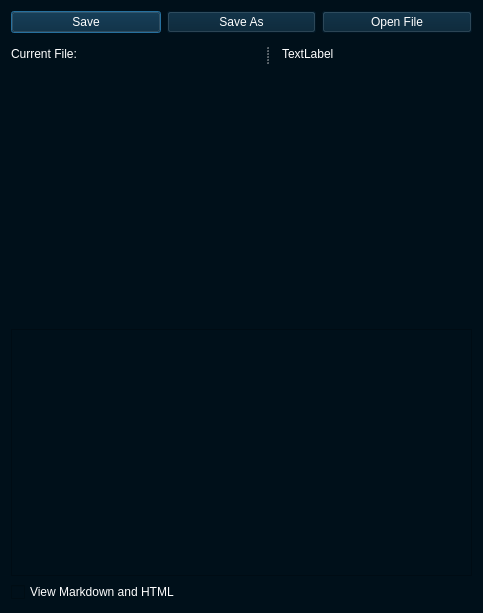
<?xml version="1.0" encoding="UTF-8"?>
<ui version="4.0">
 <class>Dialog</class>
 <widget class="QDialog" name="Dialog">
  <property name="geometry">
   <rect>
    <x>0</x>
    <y>0</y>
    <width>483</width>
    <height>613</height>
   </rect>
  </property>
  <property name="palette">
   <palette>
    <active>
     <colorrole role="WindowText">
      <brush brushstyle="SolidPattern">
       <color alpha="255">
        <red>255</red>
        <green>255</green>
        <blue>255</blue>
       </color>
      </brush>
     </colorrole>
     <colorrole role="Button">
      <brush brushstyle="SolidPattern">
       <color alpha="255">
        <red>0</red>
        <green>26</green>
        <blue>42</blue>
       </color>
      </brush>
     </colorrole>
     <colorrole role="Light">
      <brush brushstyle="SolidPattern">
       <color alpha="255">
        <red>0</red>
        <green>16</green>
        <blue>26</blue>
       </color>
      </brush>
     </colorrole>
     <colorrole role="Midlight">
      <brush brushstyle="SolidPattern">
       <color alpha="255">
        <red>227</red>
        <green>227</green>
        <blue>227</blue>
       </color>
      </brush>
     </colorrole>
     <colorrole role="Text">
      <brush brushstyle="SolidPattern">
       <color alpha="255">
        <red>255</red>
        <green>255</green>
        <blue>255</blue>
       </color>
      </brush>
     </colorrole>
     <colorrole role="BrightText">
      <brush brushstyle="SolidPattern">
       <color alpha="255">
        <red>0</red>
        <green>16</green>
        <blue>26</blue>
       </color>
      </brush>
     </colorrole>
     <colorrole role="ButtonText">
      <brush brushstyle="SolidPattern">
       <color alpha="255">
        <red>255</red>
        <green>255</green>
        <blue>255</blue>
       </color>
      </brush>
     </colorrole>
     <colorrole role="Base">
      <brush brushstyle="SolidPattern">
       <color alpha="255">
        <red>0</red>
        <green>16</green>
        <blue>26</blue>
       </color>
      </brush>
     </colorrole>
     <colorrole role="Window">
      <brush brushstyle="SolidPattern">
       <color alpha="255">
        <red>0</red>
        <green>16</green>
        <blue>26</blue>
       </color>
      </brush>
     </colorrole>
     <colorrole role="Highlight">
      <brush brushstyle="SolidPattern">
       <color alpha="255">
        <red>0</red>
        <green>66</green>
        <blue>107</blue>
       </color>
      </brush>
     </colorrole>
     <colorrole role="HighlightedText">
      <brush brushstyle="SolidPattern">
       <color alpha="255">
        <red>255</red>
        <green>255</green>
        <blue>255</blue>
       </color>
      </brush>
     </colorrole>
     <colorrole role="AlternateBase">
      <brush brushstyle="SolidPattern">
       <color alpha="255">
        <red>0</red>
        <green>49</green>
        <blue>79</blue>
       </color>
      </brush>
     </colorrole>
    </active>
    <inactive>
     <colorrole role="WindowText">
      <brush brushstyle="SolidPattern">
       <color alpha="255">
        <red>255</red>
        <green>255</green>
        <blue>255</blue>
       </color>
      </brush>
     </colorrole>
     <colorrole role="Button">
      <brush brushstyle="SolidPattern">
       <color alpha="255">
        <red>0</red>
        <green>26</green>
        <blue>42</blue>
       </color>
      </brush>
     </colorrole>
     <colorrole role="Light">
      <brush brushstyle="SolidPattern">
       <color alpha="255">
        <red>0</red>
        <green>16</green>
        <blue>26</blue>
       </color>
      </brush>
     </colorrole>
     <colorrole role="Midlight">
      <brush brushstyle="SolidPattern">
       <color alpha="255">
        <red>227</red>
        <green>227</green>
        <blue>227</blue>
       </color>
      </brush>
     </colorrole>
     <colorrole role="Text">
      <brush brushstyle="SolidPattern">
       <color alpha="255">
        <red>255</red>
        <green>255</green>
        <blue>255</blue>
       </color>
      </brush>
     </colorrole>
     <colorrole role="BrightText">
      <brush brushstyle="SolidPattern">
       <color alpha="255">
        <red>0</red>
        <green>16</green>
        <blue>26</blue>
       </color>
      </brush>
     </colorrole>
     <colorrole role="ButtonText">
      <brush brushstyle="SolidPattern">
       <color alpha="255">
        <red>255</red>
        <green>255</green>
        <blue>255</blue>
       </color>
      </brush>
     </colorrole>
     <colorrole role="Base">
      <brush brushstyle="SolidPattern">
       <color alpha="255">
        <red>0</red>
        <green>16</green>
        <blue>26</blue>
       </color>
      </brush>
     </colorrole>
     <colorrole role="Window">
      <brush brushstyle="SolidPattern">
       <color alpha="255">
        <red>0</red>
        <green>16</green>
        <blue>26</blue>
       </color>
      </brush>
     </colorrole>
     <colorrole role="Highlight">
      <brush brushstyle="SolidPattern">
       <color alpha="255">
        <red>0</red>
        <green>66</green>
        <blue>107</blue>
       </color>
      </brush>
     </colorrole>
     <colorrole role="HighlightedText">
      <brush brushstyle="SolidPattern">
       <color alpha="255">
        <red>255</red>
        <green>255</green>
        <blue>255</blue>
       </color>
      </brush>
     </colorrole>
     <colorrole role="AlternateBase">
      <brush brushstyle="SolidPattern">
       <color alpha="255">
        <red>0</red>
        <green>49</green>
        <blue>79</blue>
       </color>
      </brush>
     </colorrole>
    </inactive>
    <disabled>
     <colorrole role="Button">
      <brush brushstyle="SolidPattern">
       <color alpha="255">
        <red>0</red>
        <green>26</green>
        <blue>42</blue>
       </color>
      </brush>
     </colorrole>
     <colorrole role="Light">
      <brush brushstyle="SolidPattern">
       <color alpha="255">
        <red>0</red>
        <green>16</green>
        <blue>26</blue>
       </color>
      </brush>
     </colorrole>
     <colorrole role="Midlight">
      <brush brushstyle="SolidPattern">
       <color alpha="255">
        <red>227</red>
        <green>227</green>
        <blue>227</blue>
       </color>
      </brush>
     </colorrole>
     <colorrole role="BrightText">
      <brush brushstyle="SolidPattern">
       <color alpha="255">
        <red>0</red>
        <green>16</green>
        <blue>26</blue>
       </color>
      </brush>
     </colorrole>
     <colorrole role="Base">
      <brush brushstyle="SolidPattern">
       <color alpha="255">
        <red>0</red>
        <green>16</green>
        <blue>26</blue>
       </color>
      </brush>
     </colorrole>
     <colorrole role="Window">
      <brush brushstyle="SolidPattern">
       <color alpha="255">
        <red>0</red>
        <green>16</green>
        <blue>26</blue>
       </color>
      </brush>
     </colorrole>
     <colorrole role="HighlightedText">
      <brush brushstyle="SolidPattern">
       <color alpha="255">
        <red>255</red>
        <green>255</green>
        <blue>255</blue>
       </color>
      </brush>
     </colorrole>
     <colorrole role="AlternateBase">
      <brush brushstyle="SolidPattern">
       <color alpha="255">
        <red>0</red>
        <green>49</green>
        <blue>79</blue>
       </color>
      </brush>
     </colorrole>
    </disabled>
   </palette>
  </property>
  <property name="windowTitle">
   <string>Dialog</string>
  </property>
  <layout class="QVBoxLayout" name="verticalLayout">
   <item>
    <layout class="QHBoxLayout" name="horizontalLayout">
     <item>
      <widget class="QPushButton" name="saveBtn">
       <property name="palette">
        <palette>
         <active>
          <colorrole role="WindowText">
           <brush brushstyle="SolidPattern">
            <color alpha="255">
             <red>255</red>
             <green>255</green>
             <blue>255</blue>
            </color>
           </brush>
          </colorrole>
          <colorrole role="Button">
           <brush brushstyle="SolidPattern">
            <color alpha="255">
             <red>0</red>
             <green>30</green>
             <blue>49</blue>
            </color>
           </brush>
          </colorrole>
          <colorrole role="Midlight">
           <brush brushstyle="SolidPattern">
            <color alpha="255">
             <red>0</red>
             <green>26</green>
             <blue>42</blue>
            </color>
           </brush>
          </colorrole>
          <colorrole role="Mid">
           <brush brushstyle="SolidPattern">
            <color alpha="255">
             <red>160</red>
             <green>160</green>
             <blue>160</blue>
            </color>
           </brush>
          </colorrole>
          <colorrole role="Text">
           <brush brushstyle="SolidPattern">
            <color alpha="255">
             <red>255</red>
             <green>255</green>
             <blue>255</blue>
            </color>
           </brush>
          </colorrole>
          <colorrole role="ButtonText">
           <brush brushstyle="SolidPattern">
            <color alpha="255">
             <red>255</red>
             <green>255</green>
             <blue>255</blue>
            </color>
           </brush>
          </colorrole>
          <colorrole role="Base">
           <brush brushstyle="SolidPattern">
            <color alpha="255">
             <red>0</red>
             <green>30</green>
             <blue>49</blue>
            </color>
           </brush>
          </colorrole>
          <colorrole role="Window">
           <brush brushstyle="SolidPattern">
            <color alpha="255">
             <red>0</red>
             <green>30</green>
             <blue>49</blue>
            </color>
           </brush>
          </colorrole>
          <colorrole role="PlaceholderText">
           <brush brushstyle="SolidPattern">
            <color alpha="128">
             <red>255</red>
             <green>255</green>
             <blue>255</blue>
            </color>
           </brush>
          </colorrole>
         </active>
         <inactive>
          <colorrole role="WindowText">
           <brush brushstyle="SolidPattern">
            <color alpha="255">
             <red>255</red>
             <green>255</green>
             <blue>255</blue>
            </color>
           </brush>
          </colorrole>
          <colorrole role="Button">
           <brush brushstyle="SolidPattern">
            <color alpha="255">
             <red>0</red>
             <green>30</green>
             <blue>49</blue>
            </color>
           </brush>
          </colorrole>
          <colorrole role="Midlight">
           <brush brushstyle="SolidPattern">
            <color alpha="255">
             <red>0</red>
             <green>26</green>
             <blue>42</blue>
            </color>
           </brush>
          </colorrole>
          <colorrole role="Mid">
           <brush brushstyle="SolidPattern">
            <color alpha="255">
             <red>160</red>
             <green>160</green>
             <blue>160</blue>
            </color>
           </brush>
          </colorrole>
          <colorrole role="Text">
           <brush brushstyle="SolidPattern">
            <color alpha="255">
             <red>255</red>
             <green>255</green>
             <blue>255</blue>
            </color>
           </brush>
          </colorrole>
          <colorrole role="ButtonText">
           <brush brushstyle="SolidPattern">
            <color alpha="255">
             <red>255</red>
             <green>255</green>
             <blue>255</blue>
            </color>
           </brush>
          </colorrole>
          <colorrole role="Base">
           <brush brushstyle="SolidPattern">
            <color alpha="255">
             <red>0</red>
             <green>30</green>
             <blue>49</blue>
            </color>
           </brush>
          </colorrole>
          <colorrole role="Window">
           <brush brushstyle="SolidPattern">
            <color alpha="255">
             <red>0</red>
             <green>30</green>
             <blue>49</blue>
            </color>
           </brush>
          </colorrole>
          <colorrole role="PlaceholderText">
           <brush brushstyle="SolidPattern">
            <color alpha="128">
             <red>255</red>
             <green>255</green>
             <blue>255</blue>
            </color>
           </brush>
          </colorrole>
         </inactive>
         <disabled>
          <colorrole role="WindowText">
           <brush brushstyle="SolidPattern">
            <color alpha="255">
             <red>255</red>
             <green>255</green>
             <blue>255</blue>
            </color>
           </brush>
          </colorrole>
          <colorrole role="Button">
           <brush brushstyle="SolidPattern">
            <color alpha="255">
             <red>0</red>
             <green>30</green>
             <blue>49</blue>
            </color>
           </brush>
          </colorrole>
          <colorrole role="Midlight">
           <brush brushstyle="SolidPattern">
            <color alpha="255">
             <red>0</red>
             <green>26</green>
             <blue>42</blue>
            </color>
           </brush>
          </colorrole>
          <colorrole role="Mid">
           <brush brushstyle="SolidPattern">
            <color alpha="255">
             <red>160</red>
             <green>160</green>
             <blue>160</blue>
            </color>
           </brush>
          </colorrole>
          <colorrole role="Text">
           <brush brushstyle="SolidPattern">
            <color alpha="255">
             <red>255</red>
             <green>255</green>
             <blue>255</blue>
            </color>
           </brush>
          </colorrole>
          <colorrole role="ButtonText">
           <brush brushstyle="SolidPattern">
            <color alpha="255">
             <red>255</red>
             <green>255</green>
             <blue>255</blue>
            </color>
           </brush>
          </colorrole>
          <colorrole role="Base">
           <brush brushstyle="SolidPattern">
            <color alpha="255">
             <red>0</red>
             <green>30</green>
             <blue>49</blue>
            </color>
           </brush>
          </colorrole>
          <colorrole role="Window">
           <brush brushstyle="SolidPattern">
            <color alpha="255">
             <red>0</red>
             <green>30</green>
             <blue>49</blue>
            </color>
           </brush>
          </colorrole>
          <colorrole role="PlaceholderText">
           <brush brushstyle="SolidPattern">
            <color alpha="128">
             <red>255</red>
             <green>255</green>
             <blue>255</blue>
            </color>
           </brush>
          </colorrole>
         </disabled>
        </palette>
       </property>
       <property name="autoFillBackground">
        <bool>false</bool>
       </property>
       <property name="styleSheet">
        <string notr="true">color: rgb(255, 255, 255);
background-color: rgb(0, 30, 49);
border-color: rgb(0, 16, 26);</string>
       </property>
       <property name="text">
        <string>Save</string>
       </property>
       <property name="checkable">
        <bool>false</bool>
       </property>
       <property name="autoRepeat">
        <bool>false</bool>
       </property>
       <property name="autoExclusive">
        <bool>false</bool>
       </property>
       <property name="autoDefault">
        <bool>true</bool>
       </property>
       <property name="default">
        <bool>false</bool>
       </property>
       <property name="flat">
        <bool>false</bool>
       </property>
      </widget>
     </item>
     <item>
      <widget class="QPushButton" name="saveAsBtn">
       <property name="styleSheet">
        <string notr="true">color: rgb(255, 255, 255);
background-color: rgb(0, 30, 49);
border-color: rgb(0, 16, 26);</string>
       </property>
       <property name="text">
        <string>Save As</string>
       </property>
      </widget>
     </item>
     <item>
      <widget class="QPushButton" name="openFileBtn">
       <property name="palette">
        <palette>
         <active>
          <colorrole role="WindowText">
           <brush brushstyle="SolidPattern">
            <color alpha="255">
             <red>255</red>
             <green>255</green>
             <blue>255</blue>
            </color>
           </brush>
          </colorrole>
          <colorrole role="Button">
           <brush brushstyle="SolidPattern">
            <color alpha="255">
             <red>0</red>
             <green>30</green>
             <blue>49</blue>
            </color>
           </brush>
          </colorrole>
          <colorrole role="Dark">
           <brush brushstyle="SolidPattern">
            <color alpha="255">
             <red>0</red>
             <green>26</green>
             <blue>42</blue>
            </color>
           </brush>
          </colorrole>
          <colorrole role="Mid">
           <brush brushstyle="SolidPattern">
            <color alpha="255">
             <red>0</red>
             <green>26</green>
             <blue>42</blue>
            </color>
           </brush>
          </colorrole>
          <colorrole role="Text">
           <brush brushstyle="SolidPattern">
            <color alpha="255">
             <red>255</red>
             <green>255</green>
             <blue>255</blue>
            </color>
           </brush>
          </colorrole>
          <colorrole role="ButtonText">
           <brush brushstyle="SolidPattern">
            <color alpha="255">
             <red>255</red>
             <green>255</green>
             <blue>255</blue>
            </color>
           </brush>
          </colorrole>
          <colorrole role="Base">
           <brush brushstyle="SolidPattern">
            <color alpha="255">
             <red>0</red>
             <green>30</green>
             <blue>49</blue>
            </color>
           </brush>
          </colorrole>
          <colorrole role="Window">
           <brush brushstyle="SolidPattern">
            <color alpha="255">
             <red>0</red>
             <green>30</green>
             <blue>49</blue>
            </color>
           </brush>
          </colorrole>
          <colorrole role="PlaceholderText">
           <brush brushstyle="SolidPattern">
            <color alpha="128">
             <red>255</red>
             <green>255</green>
             <blue>255</blue>
            </color>
           </brush>
          </colorrole>
         </active>
         <inactive>
          <colorrole role="WindowText">
           <brush brushstyle="SolidPattern">
            <color alpha="255">
             <red>255</red>
             <green>255</green>
             <blue>255</blue>
            </color>
           </brush>
          </colorrole>
          <colorrole role="Button">
           <brush brushstyle="SolidPattern">
            <color alpha="255">
             <red>0</red>
             <green>30</green>
             <blue>49</blue>
            </color>
           </brush>
          </colorrole>
          <colorrole role="Dark">
           <brush brushstyle="SolidPattern">
            <color alpha="255">
             <red>0</red>
             <green>26</green>
             <blue>42</blue>
            </color>
           </brush>
          </colorrole>
          <colorrole role="Mid">
           <brush brushstyle="SolidPattern">
            <color alpha="255">
             <red>0</red>
             <green>26</green>
             <blue>42</blue>
            </color>
           </brush>
          </colorrole>
          <colorrole role="Text">
           <brush brushstyle="SolidPattern">
            <color alpha="255">
             <red>255</red>
             <green>255</green>
             <blue>255</blue>
            </color>
           </brush>
          </colorrole>
          <colorrole role="ButtonText">
           <brush brushstyle="SolidPattern">
            <color alpha="255">
             <red>255</red>
             <green>255</green>
             <blue>255</blue>
            </color>
           </brush>
          </colorrole>
          <colorrole role="Base">
           <brush brushstyle="SolidPattern">
            <color alpha="255">
             <red>0</red>
             <green>30</green>
             <blue>49</blue>
            </color>
           </brush>
          </colorrole>
          <colorrole role="Window">
           <brush brushstyle="SolidPattern">
            <color alpha="255">
             <red>0</red>
             <green>30</green>
             <blue>49</blue>
            </color>
           </brush>
          </colorrole>
          <colorrole role="PlaceholderText">
           <brush brushstyle="SolidPattern">
            <color alpha="128">
             <red>255</red>
             <green>255</green>
             <blue>255</blue>
            </color>
           </brush>
          </colorrole>
         </inactive>
         <disabled>
          <colorrole role="WindowText">
           <brush brushstyle="SolidPattern">
            <color alpha="255">
             <red>0</red>
             <green>26</green>
             <blue>42</blue>
            </color>
           </brush>
          </colorrole>
          <colorrole role="Button">
           <brush brushstyle="SolidPattern">
            <color alpha="255">
             <red>0</red>
             <green>30</green>
             <blue>49</blue>
            </color>
           </brush>
          </colorrole>
          <colorrole role="Dark">
           <brush brushstyle="SolidPattern">
            <color alpha="255">
             <red>0</red>
             <green>26</green>
             <blue>42</blue>
            </color>
           </brush>
          </colorrole>
          <colorrole role="Mid">
           <brush brushstyle="SolidPattern">
            <color alpha="255">
             <red>0</red>
             <green>26</green>
             <blue>42</blue>
            </color>
           </brush>
          </colorrole>
          <colorrole role="Text">
           <brush brushstyle="SolidPattern">
            <color alpha="255">
             <red>0</red>
             <green>26</green>
             <blue>42</blue>
            </color>
           </brush>
          </colorrole>
          <colorrole role="ButtonText">
           <brush brushstyle="SolidPattern">
            <color alpha="255">
             <red>0</red>
             <green>26</green>
             <blue>42</blue>
            </color>
           </brush>
          </colorrole>
          <colorrole role="Base">
           <brush brushstyle="SolidPattern">
            <color alpha="255">
             <red>0</red>
             <green>30</green>
             <blue>49</blue>
            </color>
           </brush>
          </colorrole>
          <colorrole role="Window">
           <brush brushstyle="SolidPattern">
            <color alpha="255">
             <red>0</red>
             <green>30</green>
             <blue>49</blue>
            </color>
           </brush>
          </colorrole>
          <colorrole role="PlaceholderText">
           <brush brushstyle="SolidPattern">
            <color alpha="128">
             <red>255</red>
             <green>255</green>
             <blue>255</blue>
            </color>
           </brush>
          </colorrole>
         </disabled>
        </palette>
       </property>
       <property name="styleSheet">
        <string notr="true">color: rgb(255, 255, 255);
background-color: rgb(0, 30, 49);
border-color: rgb(0, 16, 26);</string>
       </property>
       <property name="text">
        <string>Open File</string>
       </property>
      </widget>
     </item>
    </layout>
   </item>
   <item>
    <widget class="QSplitter" name="splitter">
     <property name="orientation">
      <enum>Qt::Horizontal</enum>
     </property>
     <property name="opaqueResize">
      <bool>true</bool>
     </property>
     <property name="handleWidth">
      <number>30</number>
     </property>
     <widget class="QLabel" name="label">
      <property name="sizePolicy">
       <sizepolicy hsizetype="Fixed" vsizetype="Preferred">
        <horstretch>0</horstretch>
        <verstretch>0</verstretch>
       </sizepolicy>
      </property>
      <property name="text">
       <string>Current File:</string>
      </property>
     </widget>
     <widget class="QLabel" name="fileNameField">
      <property name="text">
       <string>TextLabel</string>
      </property>
     </widget>
    </widget>
   </item>
   <item>
    <widget class="QTextEdit" name="markdownEditor">
     <property name="frameShape">
      <enum>QFrame::NoFrame</enum>
     </property>
     <property name="readOnly">
      <bool>true</bool>
     </property>
    </widget>
   </item>
   <item>
    <widget class="QTextEdit" name="textEdit">
     <property name="frameShape">
      <enum>QFrame::StyledPanel</enum>
     </property>
     <property name="frameShadow">
      <enum>QFrame::Raised</enum>
     </property>
     <property name="overwriteMode">
      <bool>false</bool>
     </property>
    </widget>
   </item>
   <item>
    <widget class="QCheckBox" name="cbMarkdown">
     <property name="text">
      <string>View Markdown and HTML</string>
     </property>
    </widget>
   </item>
  </layout>
 </widget>
 <resources/>
 <connections/>
</ui>
